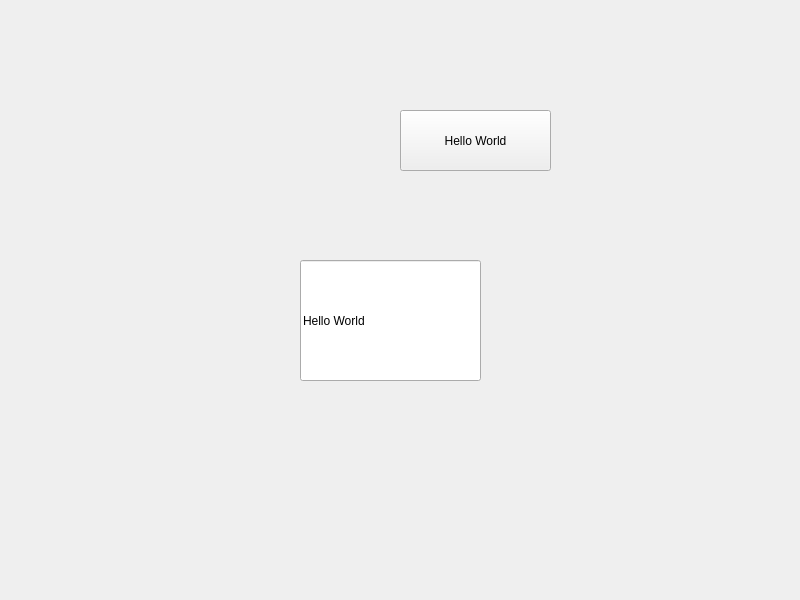
<?xml version="1.0" encoding="UTF-8"?>
<ui version="4.0">
 <class>Widget</class>
 <widget class="QWidget" name="Widget">
  <property name="geometry">
   <rect>
    <x>0</x>
    <y>0</y>
    <width>800</width>
    <height>600</height>
   </rect>
  </property>
  <property name="windowTitle">
   <string>Widget</string>
  </property>
  <widget class="QLineEdit" name="lineEdit">
   <property name="geometry">
    <rect>
     <x>300</x>
     <y>260</y>
     <width>181</width>
     <height>121</height>
    </rect>
   </property>
   <property name="text">
    <string>Hello World</string>
   </property>
  </widget>
  <widget class="QPushButton" name="pushButton">
   <property name="geometry">
    <rect>
     <x>400</x>
     <y>110</y>
     <width>151</width>
     <height>61</height>
    </rect>
   </property>
   <property name="text">
    <string>Hello World</string>
   </property>
  </widget>
 </widget>
 <resources/>
 <connections/>
</ui>
